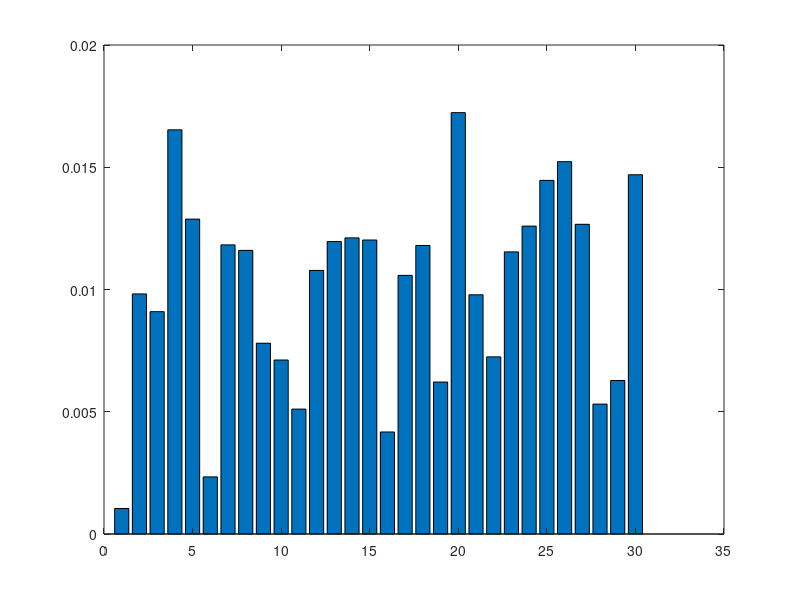
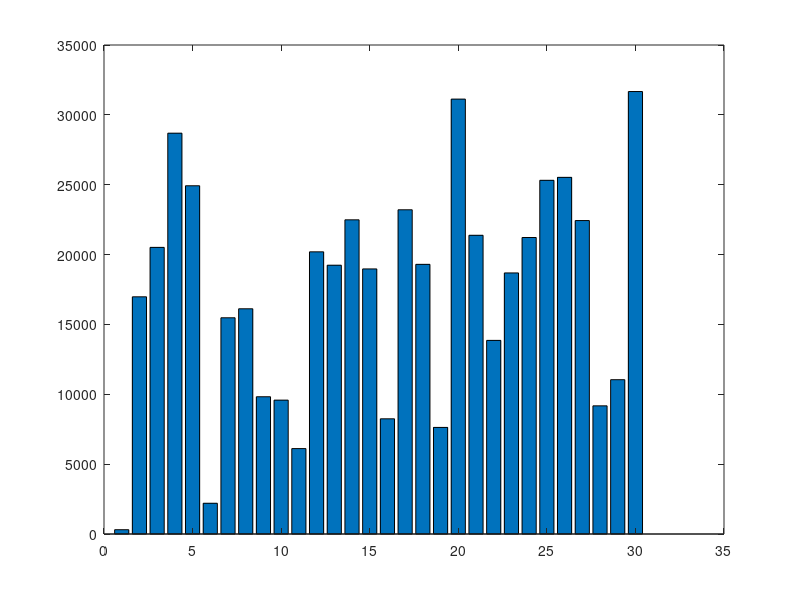

MATLAB code for these plots, in order:
ap(1)=0.266667; ap(2)=466654; ap(3)=0.261438; ap(4)=458284; ap(5)=0.25974; ap(6)=459679; ap(7)=0.25974; ap(8)=452006; ap(9)=0.258064; ap(10)=452703; ap(11)=0.258064; ap(12)=444333; ap(13)=0.258064; ap(14)=445728; ap(15)=0.258064; ap(16)=447123; ap(17)=0.258064; ap(18)=447123; ap(19)=0.258064; ap(20)=447123; ap(21)=0.258064; ap(22)=447821; ap(23)=0.258064; ap(24)=452703; ap(25)=0.258064; ap(26)=448518; ap(27)=0.25641; ap(28)=449216; ap(29)=0.25641; ap(30)=443635; ap(31)=0.25641; ap(32)=450611; ap(33)=0.25641; ap(34)=452703; ap(35)=0.25641; ap(36)=443635; ap(37)=0.25641; ap(38)=443635; ap(39)=0.25641; ap(40)=447123; ap(41)=0.25641; ap(42)=450611; ap(43)=0.254777; ap(44)=447123; ap(45)=0.254777; ap(46)=440845; ap(47)=0.254777; ap(48)=441543; ap(49)=0.254777; ap(50)=443635; ap(51)=0.254777; ap(52)=440148; ap(53)=0.254777; ap(54)=442240; ap(55)=0.254777; ap(56)=445728; ap(57)=0.254777; ap(58)=445728; ap(59)=0.254777; ap(60)=448518; ex(1)=0.265623; ex(2)=466346; ex(3)=0.251619; ex(4)=441306; ex(5)=0.250646; ex(6)=439164; ex(7)=0.243209; ex(8)=423317; ex(9)=0.245186; ex(10)=427777; ex(11)=0.255727; ex(12)=446534; ex(13)=0.246239; ex(14)=430251; ex(15)=0.246464; ex(16)=431002; ex(17)=0.250261; ex(18)=437298; ex(19)=0.250948; ex(20)=437541; ex(21)=0.252955; ex(22)=441707; ex(23)=0.247284; ex(24)=432506; ex(25)=0.246102; ex(26)=429279; ex(27)=0.244299; ex(28)=426728; ex(29)=0.244386; ex(30)=424662; ex(31)=0.252238; ex(32)=442365; ex(33)=0.245832; ex(34)=429496; ex(35)=0.244609; ex(36)=424334; ex(37)=0.250195; ex(38)=436006; ex(39)=0.239176; ex(40)=415995; ex(41)=0.246626; ex(42)=429230; ex(43)=0.247531; ex(44)=433265; ex(45)=0.243238; ex(46)=422159; ex(47)=0.242184; ex(48)=420321; ex(49)=0.240314; ex(50)=418319; ex(51)=0.239548; ex(52)=414621; ex(53)=0.24211; ex(54)=419805; ex(55)=0.249464; ex(56)=436554; ex(57)=0.248498; ex(58)=434683; ex(59)=0.240083; ex(60)=416848;

for i=0:29
	diffc(i+1)=abs(ap(2*i+1)-ex(2*i+1));
end
for i=1:30
	diffh(i)=abs(ap(2*i)-ex(2*i));
end
bar(diffc)
figure(2)
bar(diffh)
pause(30)
